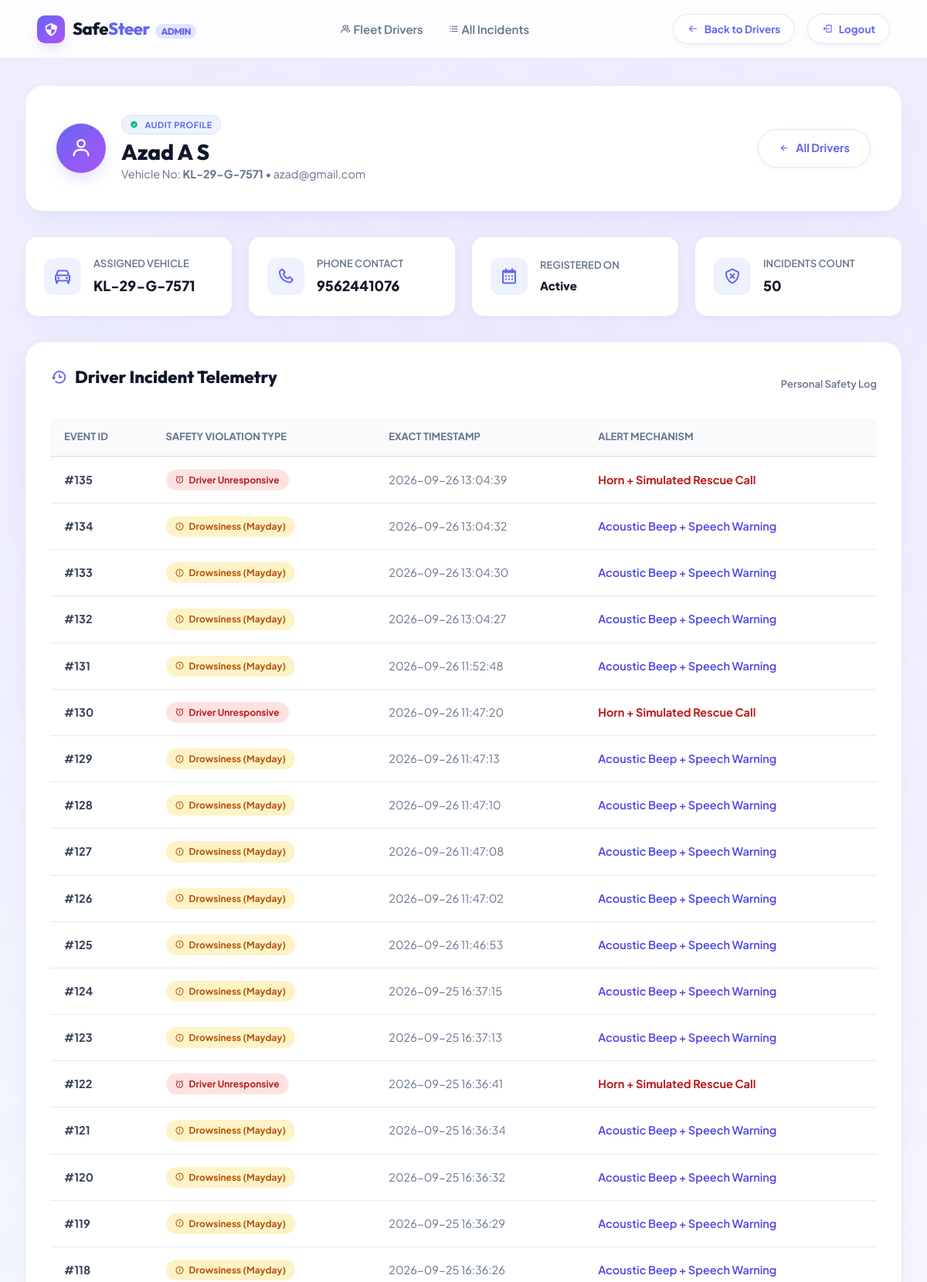
The page /admin/users/2 (signed in, upper part) on the database its author committed.
### tables this page shows
CREATE TABLE users (
            id INTEGER PRIMARY KEY AUTOINCREMENT,
            username TEXT NOT NULL,
            email TEXT NOT NULL UNIQUE,
            password_hash TEXT NOT NULL,
            phone TEXT,
            vehicle_no TEXT NOT NULL,
            role TEXT NOT NULL CHECK(role IN ('admin','driver')) DEFAULT 'driver',
            created_at TIMESTAMP DEFAULT CURRENT_TIMESTAMP
        );

CREATE TABLE "incidents" (
                id INTEGER PRIMARY KEY AUTOINCREMENT,
                user_id INTEGER NOT NULL,
                type TEXT NOT NULL,
                timestamp TIMESTAMP DEFAULT CURRENT_TIMESTAMP,
                FOREIGN KEY(user_id) REFERENCES users(id)
            );

### app.py (the view)
@app.route("/admin/users/<int:user_id>")
def admin_user_details(user_id):
    if session.get("role") != "admin":
        return redirect(url_for("index"))
    user = get_user_by_id(user_id)
    incidents = get_incidents_for_user(user_id)
    return render_template("admin_user_details.html", user=user, incidents=incidents)

### db_helpers.py (called while the page is built)
def get_conn():
    conn = sqlite3.connect(DB)
    conn.row_factory = sqlite3.Row
    return conn

def get_incidents_for_user(user_id, limit=50):
    conn = get_conn()
    cur = conn.cursor()
    cur.execute(
        "SELECT id, type, timestamp FROM incidents WHERE user_id=? ORDER BY timestamp DESC LIMIT ?",
        (user_id, limit)
    )
    rows = cur.fetchall()
    conn.close()
    return rows

def get_user_by_id(user_id):
    conn = get_conn()
    cur = conn.cursor()
    cur.execute(
        "SELECT id, username, email, phone, vehicle_no, role, created_at FROM users WHERE id=?",
        (user_id,)
    )
    row = cur.fetchone()
    conn.close()
    return row

### templates/admin_user_details.html (shortened to what this page needs)
<!DOCTYPE html>
<html lang="en">
<head>
  <link href="https://unpkg.com/boxicons@2.1.4/css/boxicons.min.css" rel="stylesheet"/>
  <link rel="stylesheet" href="{{ url_for('static', filename='style.css') }}">
</head>
<body style="background-color: #f8faff;">
  <header class="site-header">
    <a href="{{ url_for('admin_dashboard') }}" class="brand-logo">
      <div class="logo-icon"><i class='bx bx-shield-quarter'></i></div>
      <span>Safe<span>Steer</span> <span style="font-size:12px; font-weight:800; padding:2px 7px; background:#e0e7ff; color:#6366f1; border-radius:999px; margin-left:4px;">ADMIN</span></span>
    </a>
    <nav class="nav-links" id="navLinks">
      <a href="{{ url_for('admin_dashboard') }}"><i class='bx bx-group'></i> Fleet Drivers</a>
      <a href="{{ url_for('admin_incidents') }}"><i class='bx bx-list-ul'></i> All Incidents</a>
    </nav>
    <div class="header-actions">
      <a href="{{ url_for('admin_dashboard') }}" class="btn-pill secondary" style="padding: 8px 18px; font-size: 13.5px;">
        <i class='bx bx-arrow-back'></i> Back to Drivers
      </a>
      <a href="{{ url_for('logout') }}" class="btn-pill secondary" style="padding: 8px 18px; font-size: 13.5px;">
        <i class='bx bx-log-out'></i> Logout
      </a>
    </div>
  </header>
  <main class="dashboard-container">
    <div class="dashboard-hero-card">
      <div class="driver-profile-info">
        <div class="driver-avatar-circle">
          <i class='bx bx-user'></i>
        </div>
        <div>
          <div class="pill-badge" style="margin-bottom:6px; font-size:11px; padding:3px 10px;">
            <i class='bx bxs-badge-check' style="color:#10b981;"></i> AUDIT PROFILE
          </div>
          <h2 style="font-size: 28px;">{{ user['username'] }}</h2>
          <p style="color:var(--text-muted); font-size:14.5px;">Vehicle No: <strong>{{ user['vehicle_no'] }}</strong> &bull; {{ user['email'] }}</p>
        </div>
      </div>
      <div>
        <a href="{{ url_for('admin_dashboard') }}" class="btn-pill secondary">
          <i class='bx bx-left-arrow-alt'></i> All Drivers
        </a>
      </div>
    </div>
    <div class="details-grid">
      <div class="stat-card">
        <div class="stat-icon"><i class='bx bx-car'></i></div>
        <div class="stat-content">
          <h5>Assigned Vehicle</h5>
          <p>{{ user['vehicle_no'] }}</p>
        </div>
      </div>
      <div class="stat-card">
        <div class="stat-icon"><i class='bx bx-phone'></i></div>
        <div class="stat-content">
          <h5>Phone Contact</h5>
          <p>{{ user['phone'] }}</p>
        </div>
      </div>
      <div class="stat-card">
        <div class="stat-icon"><i class='bx bx-calendar'></i></div>
        <div class="stat-content">
          <h5>Registered On</h5>
          <p style="font-size:15px;">{{ user['created_at'] if 'created_at' in user else 'Active' }}</p>
        </div>
      </div>
      <div class="stat-card">
        <div class="stat-icon"><i class='bx bx-shield-x'></i></div>
        <div class="stat-content">
          <h5>Incidents Count</h5>
          <p>{{ incidents|length }}</p>
        </div>
      </div>
    </div>
    <div class="table-card">
      <div style="display:flex; justify-content:space-between; align-items:center; margin-bottom: 20px;">
        <h3><i class='bx bx-history' style="color:#6366f1;"></i> Driver Incident Telemetry</h3>
        <span style="font-size:13px; color:var(--text-muted); font-weight:600;">Personal Safety Log</span>
      </div>
      {% if incidents %}
      <div class="table-responsive">
        <table class="styled-table">
          <thead>
            <tr>
              <th>Event ID</th>
              <th>Safety Violation Type</th>
              <th>Exact Timestamp</th>
              <th>Alert Mechanism</th>
            </tr>
          </thead>
          <tbody>
            {% for incident in incidents %}
            <tr>
              <td style="font-weight: 700;">#{{ incident['id'] }}</td>
              <td>
                {% if 'Drowsiness' in incident['type'] %}
                  <span class="status-badge warning"><i class='bx bx-error-circle'></i> {{ incident['type'] }}</span>
                {% elif 'Phone' in incident['type'] %}
                  <span class="status-badge danger"><i class='bx bx-mobile-vibration'></i> {{ incident['type'] }}</span>
                {% elif 'Unresponsive' in incident['type'] %}
                  <span class="status-badge danger" style="background:#fee2e2; color:#b91c1c;"><i class='bx bx-alarm-exclamation'></i> {{ incident['type'] }}</span>
                {% else %}
                  <span class="status-badge warning">{{ incident['type'] }}</span>
                {% endif %}
              </td>
              <td style="color:var(--text-muted); white-space: nowrap;">{{ incident['timestamp'] }}</td>
              <td>
                {% if 'Unresponsive' in incident['type'] %}
                  <span style="color:#b91c1c; font-weight:700;">Horn + Simulated Rescue Call</span>
                {% else %}
                  <span style="color:#4f46e5; font-weight:600;">Acoustic Beep + Speech Warning</span>
                {% endif %}
              </td>
            </tr>
            {% endfor %}
          </tbody>
        </table>
      </div>
      {% endif %}
    </div>
  </main>
</body>
</html>

### rows shown on the page
users: username "Azad A S", vehicle_no "KL-29-G-7571", email "azad@gmail.com", phone "9562441076"
incidents: id "135", type "Driver Unresponsive", timestamp "2026-09-26 13:04:39", shows "Horn + Simulated Rescue Call"
incidents: id "134", type "Drowsiness (Mayday)", timestamp "2026-09-26 13:04:32", shows "Acoustic Beep + Speech Warning"
incidents: id "133", type "Drowsiness (Mayday)", timestamp "2026-09-26 13:04:30", shows "Acoustic Beep + Speech Warning"
incidents: id "132", type "Drowsiness (Mayday)", timestamp "2026-09-26 13:04:27", shows "Acoustic Beep + Speech Warning"
incidents: id "131", type "Drowsiness (Mayday)", timestamp "2026-09-26 11:52:48", shows "Acoustic Beep + Speech Warning"
incidents: id "130", type "Driver Unresponsive", timestamp "2026-09-26 11:47:20", shows "Horn + Simulated Rescue Call"
incidents: id "129", type "Drowsiness (Mayday)", timestamp "2026-09-26 11:47:13", shows "Acoustic Beep + Speech Warning"
incidents: id "128", type "Drowsiness (Mayday)", timestamp "2026-09-26 11:47:10", shows "Acoustic Beep + Speech Warning"
incidents: id "127", type "Drowsiness (Mayday)", timestamp "2026-09-26 11:47:08", shows "Acoustic Beep + Speech Warning"
incidents: id "126", type "Drowsiness (Mayday)", timestamp "2026-09-26 11:47:02", shows "Acoustic Beep + Speech Warning"
incidents: id "125", type "Drowsiness (Mayday)", timestamp "2026-09-26 11:46:53", shows "Acoustic Beep + Speech Warning"
incidents: id "124", type "Drowsiness (Mayday)", timestamp "2026-09-25 16:37:15", shows "Acoustic Beep + Speech Warning"
incidents: id "123", type "Drowsiness (Mayday)", timestamp "2026-09-25 16:37:13", shows "Acoustic Beep + Speech Warning"
incidents: id "122", type "Driver Unresponsive", timestamp "2026-09-25 16:36:41", shows "Horn + Simulated Rescue Call"
incidents: id "121", type "Drowsiness (Mayday)", timestamp "2026-09-25 16:36:34", shows "Acoustic Beep + Speech Warning"
incidents: id "120", type "Drowsiness (Mayday)", timestamp "2026-09-25 16:36:32", shows "Acoustic Beep + Speech Warning"
incidents: id "119", type "Drowsiness (Mayday)", timestamp "2026-09-25 16:36:29", shows "Acoustic Beep + Speech Warning"
incidents: id "118", type "Drowsiness (Mayday)", timestamp "2026-09-25 16:36:26", shows "Acoustic Beep + Speech Warning"

### other values the page prints
{{ user['created_at'] if 'created_at' in user else 'Active' }} "Active"
{{ incidents|length }} "50"
